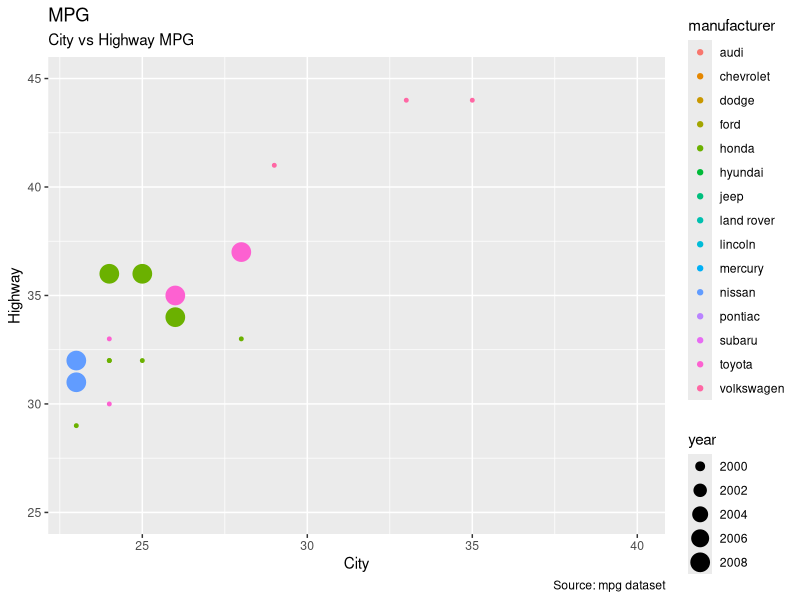
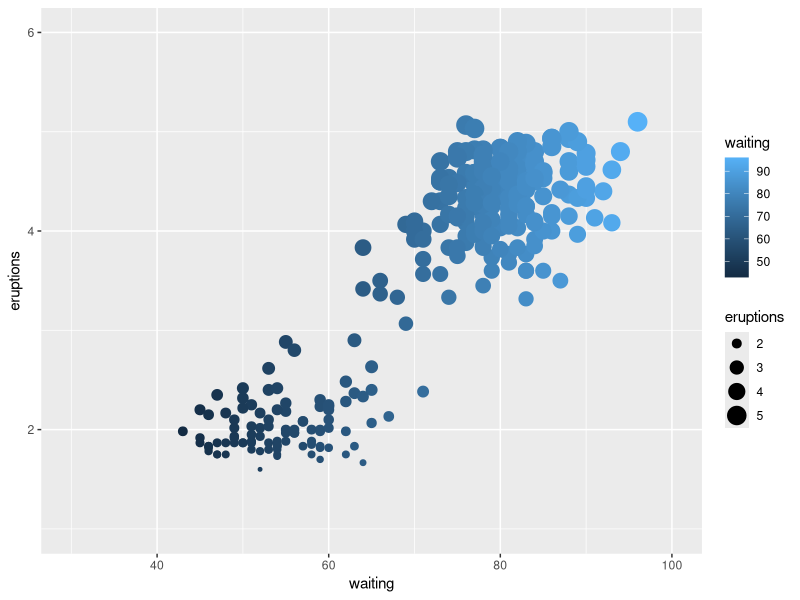

Write the R code that produced these figures, in order.
# This script shows some homework I did.
# I made a plot similar to the "midwest" one but for the mpg
#   dataset (I plotted the cars with the best MPG ratings).
#   Then I sifted out the ones with the best MPG to see what
#   make and model they were.
# Finally, I made a plot for the eruptions of Old Faithful with
#   waiting time on the x-axis and eruption length on the y-axis.

library(ggplot2)

options(scipen = 999) # Turn off scientific notation

ggplot(mpg, aes(x = cty,y = hwy)) +
  geom_point(aes(col=manufacturer,size=year)) +
  xlim(c(23,40)) +
  ylim(c(25,45)) +
  labs(subtitle="City vs Highway MPG",y="Highway",x="City",title="MPG",caption="Source: mpg dataset")

subset(mpg,hwy>35)  # This yields all the rows where the Highway MPG > 35

ggplot(faithful,aes(x=waiting,y=eruptions))+
  geom_point(aes(col=waiting,size=eruptions))+
  xlim(c(30,100))+
  ylim(c(1,6))
